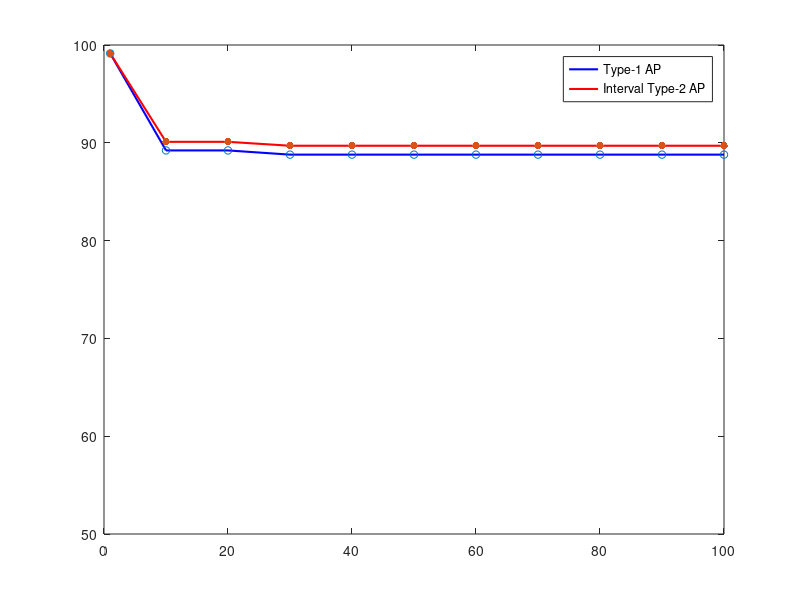

The MATLAB script that drew this image:
betaT1=[1 10 20 30 40 50 60 70 80 90 100];
acc1=[99.14 89.22 89.22 88.79 88.79 88.79 88.79 88.79 88.79 88.79 88.79];

betaIT2=[1 10 20 30 40 50 60 70 80 90 100];
acc2=[99.14 90.1 90.1 89.7 89.7 89.7 89.7 89.7 89.7 89.7 89.7];

clear y label;
box  on
hold on 

graph1=plot(betaT1,acc1,'blue');
graph2=plot(betaIT2,acc2,'red');
set(graph1,'LineWidth',1.5);
set(graph2,'LineWidth',1.5);
yticks([50 60 70 80 90 100])
scatter(betaT1,acc1,30,'blue');
scatter(betaIT2,acc2,30,'red','filled');
legend('Type-1 AP','Interval Type-2 AP');
ylim([50 100]);

hold off